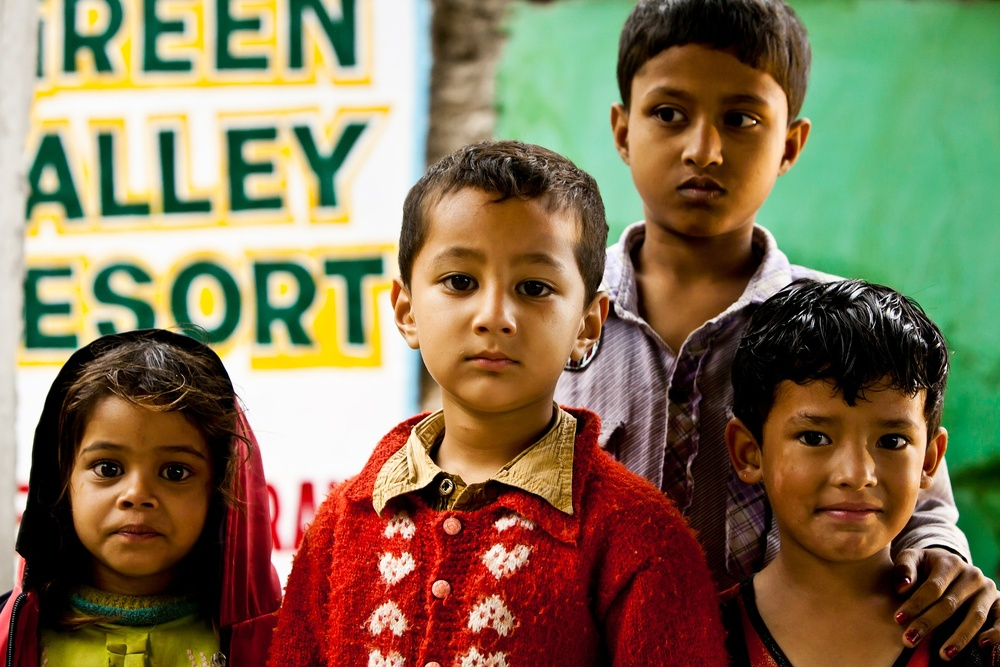
#> input picture Face_detection_using opencv/image3.jpg, 1000 x 667 px, shrunk from 1920 x 1280 before the run
$ python face_detection_multiple_image.py
#> lines starting #> are read from the running program, lines starting #| are printed output that depends on the picture; after the words box and inside, x2 and y2 are one past the last pixel; in counts of white or black regions, pixels touching at a corner belong together
#importing open cv
import cv2
from random import randrange as r

#dataset load
trainedDataset=cv2.CascadeClassifier('face.xml')

#choose a image
img=cv2.imread('image3.jpg')
#> img is the input picture: shape (667, 1000, 3); mean B, G, R 84.6, 115.2, 130.8

#Converting to black and white(grayscale)
#BGR-BLUE-GREEN-RED
grayimg=cv2.cvtColor(img,cv2.COLOR_BGR2GRAY)
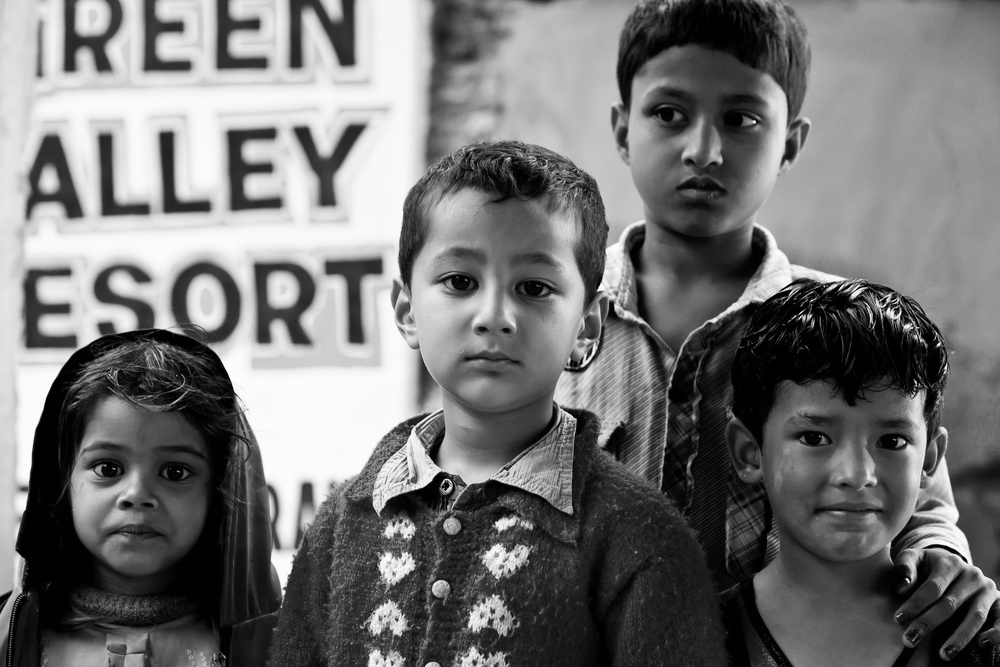
#> grayimg: shape (667, 1000); min 0, max 255, mean 116.4

#detecting faces in the image
face_coordinates=trainedDataset.detectMultiScale(grayimg)
#> face_coordinates = [[205, 100, 98, 98], [604, 48, 186, 186], [391, 205, 204, 204], [50, 399, 178, 178], [748, 366, 187, 187]]
#print(face_coordinates) #[[ 80  61 216 216]]  [x,y,width,height]

for  x,y,w,h in face_coordinates:
   cv2.rectangle(img,(x,y),(x+w,y+h),(r(0,255),r(0,255),r(0,255)),2)
#> this loop made 5 passes
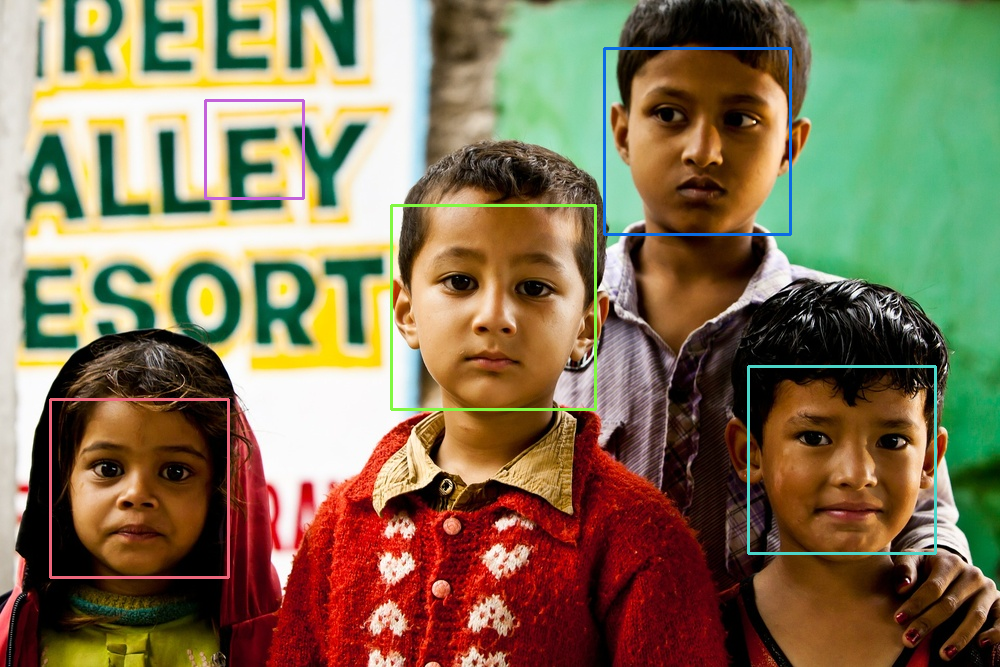
#> img: shape (667, 1000, 3); 1.53% of pixels changed, all inside (x1, y1, x2, y2) = (49, 47, 937, 579)

#Displaying the image
cv2.imshow('Window',img)
cv2.waitKey()
print('END OF PROGRAM')

$ run again, with Face_detection_using opencv/image1.jpg copied over Face_detection_using opencv/image3.jpg
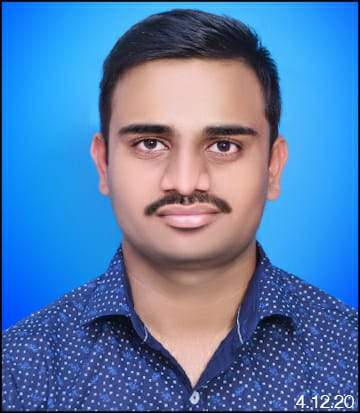
#> input picture Face_detection_using opencv/image1.jpg, 360 x 413 px
#> img is the input picture: shape (413, 360, 3); mean B, G, R 173, 123, 84.6
#> `grayimg=cv2.cvtColor(img,cv2.COLOR_BGR2GRAY)`:
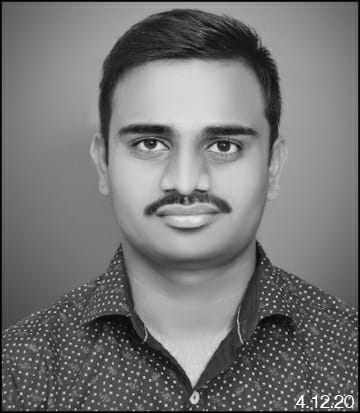
#> grayimg: shape (413, 360); min 0, max 253, mean 117.2
#> face_coordinates = [[80, 61, 216, 216]]
#> the loop `for  x,y,w,h in face_coordinates:` made 1 pass
#> after the loop `for  x,y,w,h in face_coordinates:`:
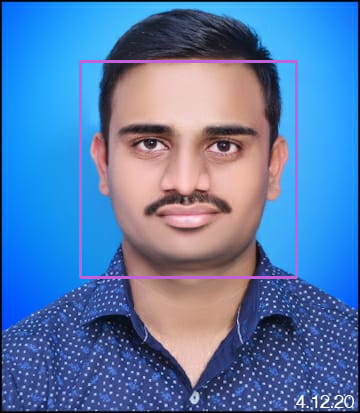
#> img: shape (413, 360, 3); 1.74% of pixels changed, all inside (x1, y1, x2, y2) = (79, 60, 298, 279)

$ run again, with Face_detection_using opencv/image2.jpg copied over Face_detection_using opencv/image3.jpg
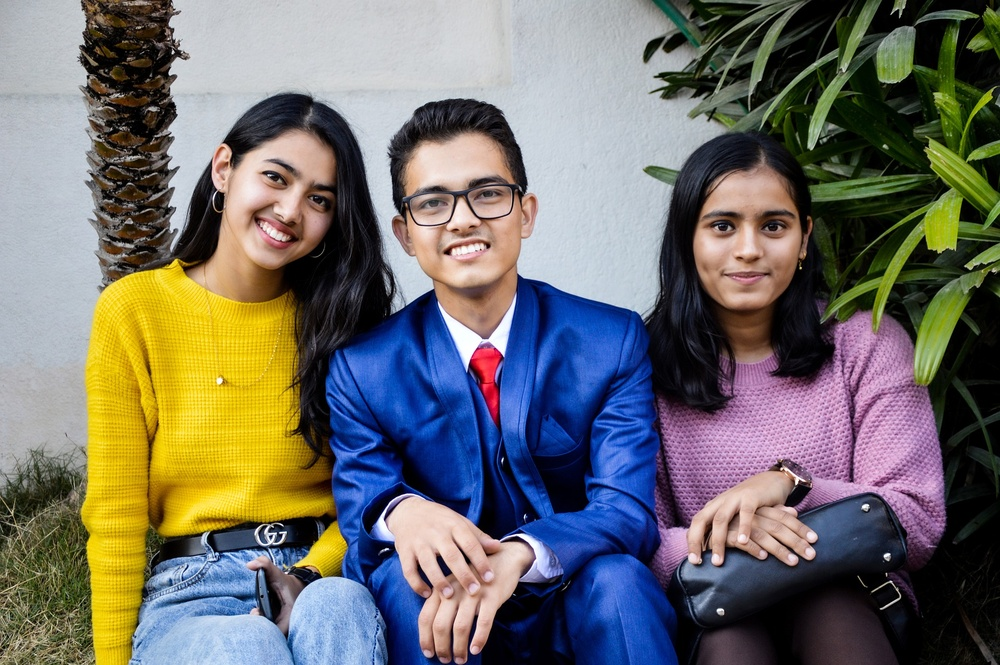
#> input picture Face_detection_using opencv/image2.jpg, 1000 x 665 px, shrunk from 1920 x 1276 before the run
#> img is the input picture: shape (665, 1000, 3); mean B, G, R 105.2, 109.6, 111.5
#> `grayimg=cv2.cvtColor(img,cv2.COLOR_BGR2GRAY)`:
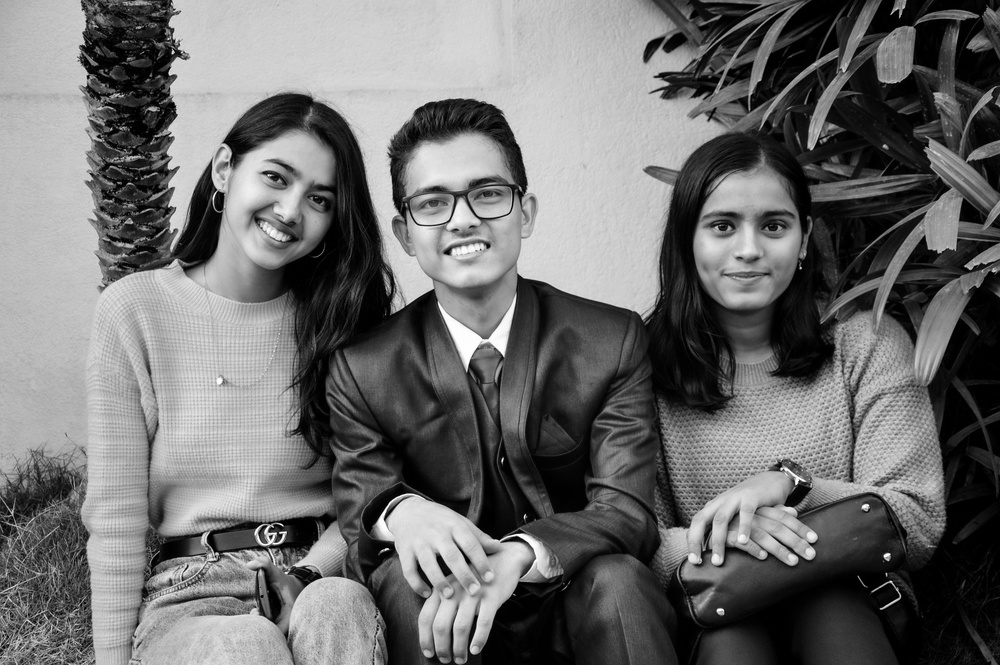
#> grayimg: shape (665, 1000); min 0, max 255, mean 109.7
#> face_coordinates = [[677, 171, 139, 139], [386, 141, 146, 146], [134, 490, 147, 147]]
#> the loop `for  x,y,w,h in face_coordinates:` made 3 passes
#> after the loop `for  x,y,w,h in face_coordinates:`:
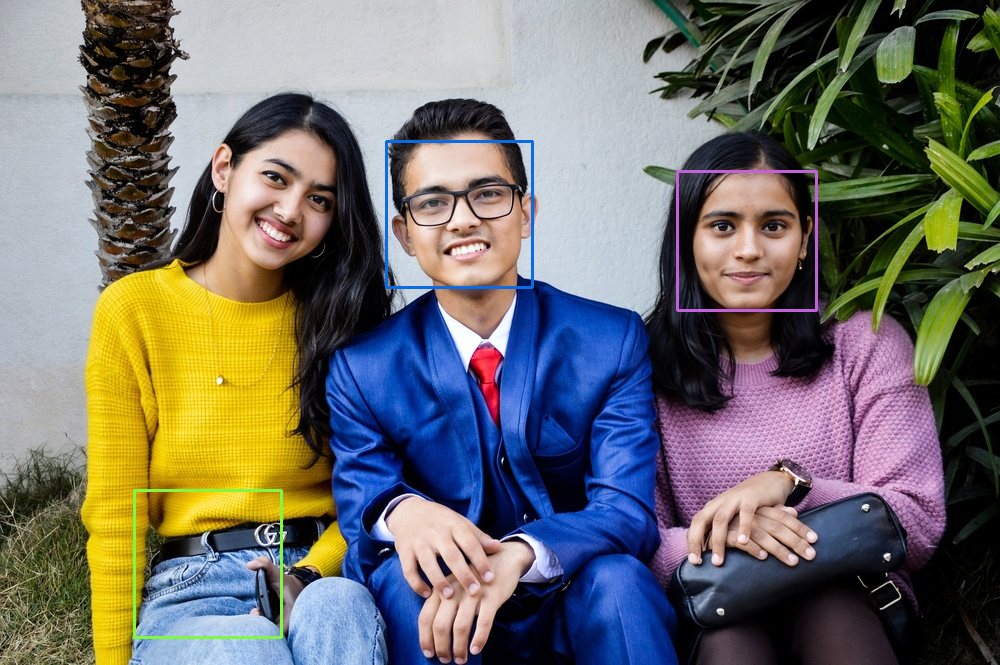
#> img: shape (665, 1000, 3); 0.78% of pixels changed, all inside (x1, y1, x2, y2) = (133, 140, 818, 639)
